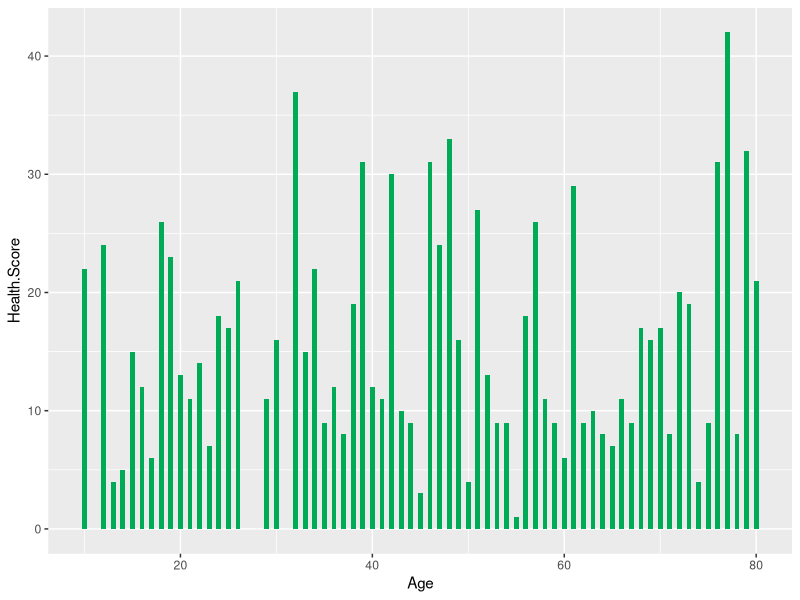

Here is the R script that generated this plot:
#Bar Graph for Disease Vs Number of People Affected
library(ggplot2)
graphtwo<-read.csv("agevscore.csv",TRUE,",")
class(graphtwo)
ggplot(data=graphtwo, aes(x=Age, y=Health.Score)) + geom_bar(stat="identity",width = 0.5,fill = "#00ab57")
